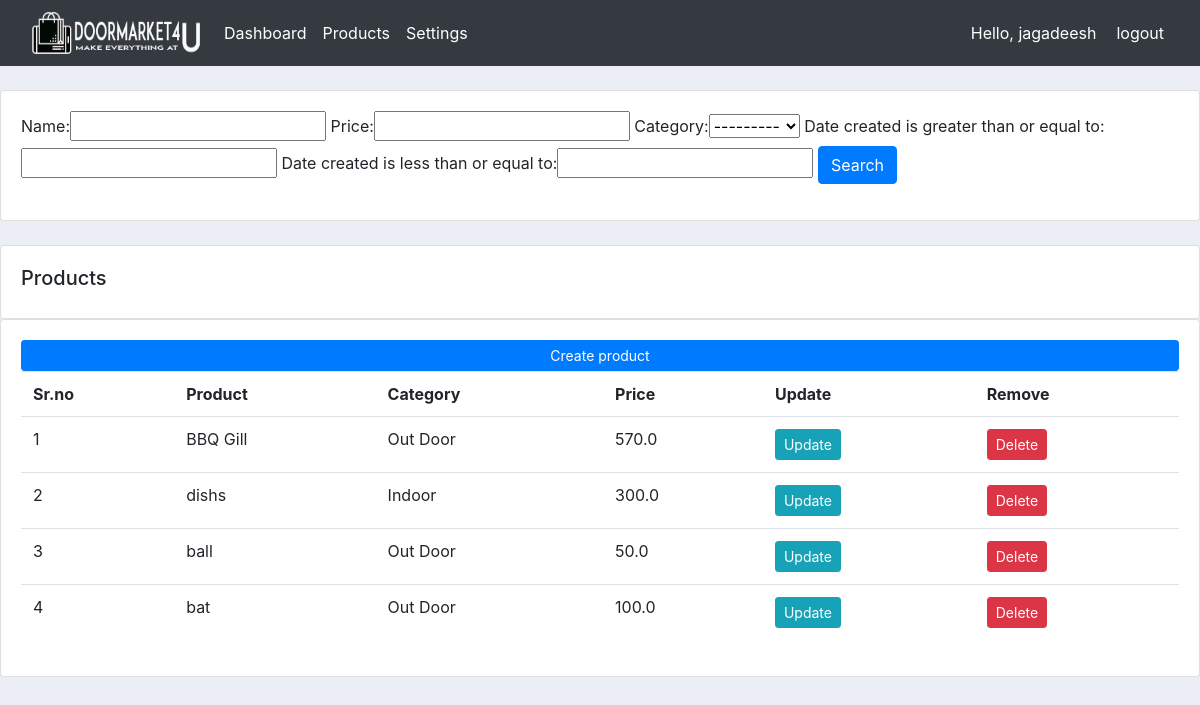
Screenshot of /products/ (signed in) with the database file from the repository.
### controlapp/models.py (models this page shows, shortened)
class Product(models.Model):
	CATOGERY=(
		('Indoor','Indoor'),
		('Out Door','Out Door')
		)
	name=models.CharField(max_length=200,null=True)
	price=models.FloatField(null=True)
	category=models.CharField(max_length=200,null=True,choices=CATOGERY)
	discription=models.CharField(max_length=200,null=True)
	date_created=models.DateTimeField(auto_now_add=True,null=True)
	tags=models.ManyToManyField(Tag)

### controlapp/decorators.py (the view)
		def wrapper_fun(request,*args,**kwargs):
			group=None
			if request.user.groups.exists():
				group=request.user.groups.all()[0].name
			if group in allowed_roles:
				return view_fun(request,*args,**kwargs)
			else:
				return HttpResponse("you are not autherized person to this page")

### controlapp/views.py (called while the page is built)
@login_required(login_url='login')
@allowed_users(allowed_roles=['admin'])
def products(request):
	products=Product.objects.all()
	myfilter=productfilter(request.GET,queryset=products)
	products=myfilter.qs
	context={
		'products':products,
		'myfilter':myfilter
	}
	return render(request, "controlapp/products.html",context)

### controlapp/templates/controlapp/products.html (shortened to what this page needs)
{% extends "controlapp/main.html" %}
{% block content %}
<br>
<div class="row">
	<div class="col-md">
		<div class="card card-body">
			<form method="get">
				{{myfilter.form}}
				<button class="btn btn-primary" type="submit">Search</button>
			</form>
		</div>
	</div>
</div>
<br>
<div class="row">
	<div class="col-md">
		<div class="card card-body">
			<h5>Products</h5>
		</div>
		<div class="card card-body">
			<a class="btn btn-primary btn-sm btn-block" href="{% url 'createproduct' %}">Create product</a>
			<table class="table" id="auto-table">
				<tr>
					<th>Sr.no</th>
					<th>Product</th>
					<th>Category</th>
					<th>Price</th>
					<th>Update</th>
					<th>Remove</th>
				</tr>
					{% for product in products %}
					   <tr>
					   	<td></td>
						<td>{{product.name}}</td>
						<td>{{product.category}}</td>
						<td>{{product.price}}</td>
						<td><a class="btn btn-sm btn-info" href="{% url 'productupdate' product.id %}">Update</a></td>
					<td><a class="btn btn-sm btn-danger" href="{% url 'deleteproduct' product.id %}">Delete</a></td>
					  </tr>
					{% endfor %}
			</table>
		</div>
	</div>
</div>
{% endblock %}

### controlapp/templates/controlapp/navbar.html (shortened to what this page needs)
{% load static %}
<nav class="navbar navbar-expand-lg navbar-light bg-dark">
  <img src="{% static 'images/logo.png' %}" style="width:200px;height:50px;">
  <div class="collapse navbar-collapse" id="navbarNav">
    <ul class="navbar-nav">
      {% if request.user.is_staff %}
      <li class="nav-item active">
        <a class="nav-link text-white" href="{% url 'home'%}">Dashboard</a>
      </li>
      <li class="nav-item">
        <a class="nav-link text-white" href="{% url 'products'%}">Products</a>
      </li>
      {% endif %}
       <li class="nav-item">
        <a class="nav-link text-white" href="{% url 'account_settings'  %}">Settings</a>
      </li>
    </ul>
  </div>
  <span id='details'>Hello, {{ request.user }}</span>
  <span ><a id="details" href="{% url 'logout' %}">logout</a></span>
</nav>

### static/css/main.css (style rules this page uses)
body { background-color: #ebeff5; }
body { counter-reset: Serial; }
#auto-table td:first-child:before { counter-increment: Serial; content: counter(Serial); }

### controlapp/templates/controlapp/navbar.html (style rules this page uses)
#details { color: #fff; margin-right: 20px }

### rows the page displays
Product: name "BBQ Gill", category "Out Door", price "570.0"
Product: name "dishs", category "Indoor", price "300.0"
Product: name "ball", category "Out Door", price "50.0"
Product: name "bat", category "Out Door", price "100.0"

### other values shown
{{ request.user }} "jagadeesh"
